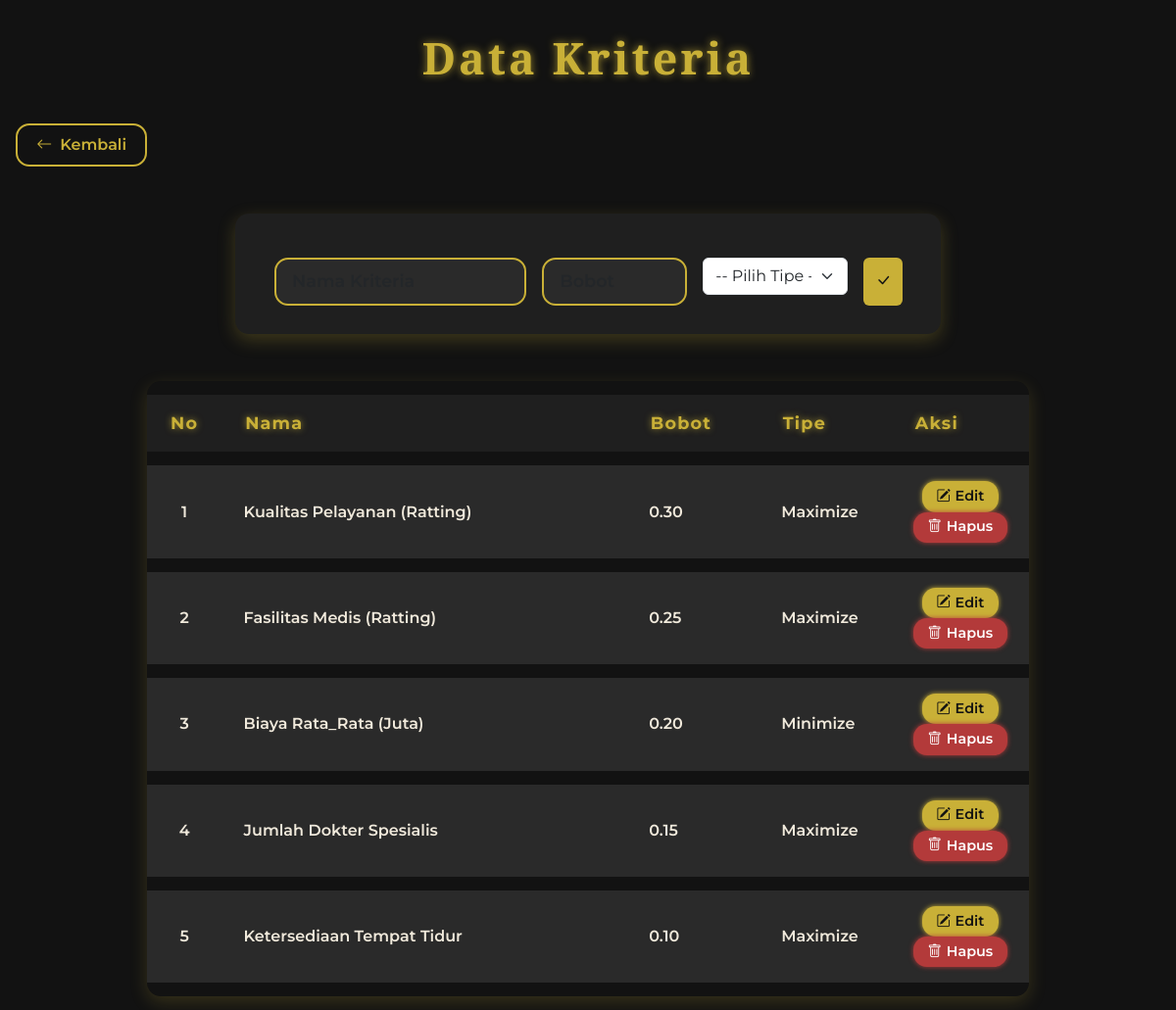
The page /kriteria.php (signed in) on the database its author committed.
### tables this page shows
CREATE TABLE `kriteria` (
  `id` int(11) NOT NULL,
  `nama` varchar(100) NOT NULL,
  `bobot` float NOT NULL,
  `tipe` enum('minimize','maximize') NOT NULL
);

### kriteria.php (the view, shortened to what this page needs)
<?php
include 'koneksi.php';
$edit_mode = false;
$edit_data = [
    'id' => '',
    'nama' => '',
    'bobot' => '',
    'tipe' => ''
];
?>
<!DOCTYPE html>
<html lang="en">
<head>
    <link href="https://cdn.jsdelivr.net/npm/bootstrap@5.3.0/dist/css/bootstrap.min.css" rel="stylesheet" />
    <link href="https://cdn.jsdelivr.net/npm/bootstrap-icons@1.10.5/font/bootstrap-icons.css" rel="stylesheet" />
</head>
<body>
    <h2>Data Kriteria</h2>
    <a href="index.php" class="btn-back"><i class="bi bi-arrow-left"></i> Kembali</a>
    <form method="post" class="row g-3">
        <div class="col-md-5 col-sm-12">
            <input type="text" name="nama" class="form-control" placeholder="Nama Kriteria" required
                value="<?= htmlspecialchars($edit_data['nama']) ?>" aria-label="Nama Kriteria" />
        </div>
        <div class="col-md-3 col-sm-6">
            <input type="number" step="0.01" name="bobot" class="form-control" placeholder="Bobot" required
                value="<?= htmlspecialchars($edit_data['bobot']) ?>" aria-label="Bobot Kriteria" />
        </div>
        <div class="col-md-3 col-sm-6">
            <select name="tipe" class="form-select" required aria-label="Tipe Kriteria">
                <option value="" disabled <?= $edit_data['tipe'] == '' ? 'selected' : '' ?>>-- Pilih Tipe --</option>
            </select>
        </div>
        <div class="col-md-1 col-sm-12 d-grid">
            <button type="submit" name="<?= $edit_mode ? 'edit' : 'tambah' ?>"
                class="btn <?= $edit_mode ? 'btn-warning' : 'btn-primary' ?>"
                aria-label="<?= $edit_mode ? 'Update Kriteria' : 'Tambah Kriteria' ?>">
                <i class="bi bi-check-lg"></i>
            </button>
        </div>
    </form>
    <table>
        <thead>
            <tr>
                <th>No</th>
                <th>Nama</th>
                <th>Bobot</th>
                <th>Tipe</th>
                <th>Aksi</th>
            </tr>
        </thead>
        <tbody>
            <?php
            $res = $conn->query("SELECT * FROM kriteria ORDER BY id");
            $no = 1;
            while ($row = $res->fetch_assoc()):
            ?>
            <tr>
                <td><?= $no++ ?></td>
                <td><?= htmlspecialchars($row['nama']) ?></td>
                <td><?= number_format($row['bobot'], 2) ?></td>
                <td><?= ucfirst($row['tipe']) ?></td>
                <td>
                    <a href="?edit=<?= $row['id'] ?>" class="btn btn-warning" title="Edit">
                        <i class="bi bi-pencil-square"></i> Edit
                    </a>
                    <a href="?hapus=<?= $row['id'] ?>" class="btn btn-danger"
                        onclick="return confirm('Yakin ingin hapus?')" title="Hapus">
                        <i class="bi bi-trash"></i> Hapus
                    </a>
                </td>
            </tr>
            <?php endwhile; ?>
        </tbody>
    </table>
</body>
</html>

### kriteria.php (style rules this page uses)
body { background: #121212; color: #f0e9db; font-family: 'Montserrat', sans-serif; min-height: 100vh; padding: 2rem 1rem; }
h2 { font-family: 'Playfair Display', serif; font-weight: 700; font-size: 2.8rem; color: #c9b037; letter-spacing: 3px; text-align: center; margin-bottom: 2.5rem; text-shadow: 0 0 8px rgba(201, 176, 55, 0.75); }
.btn-back { display: inline-flex; align-items: center; gap: 0.5rem; background-color: transparent; border: 2px solid #c9b037; color: #c9b037; font-weight: 600; padding: 0.5rem 1.2rem; border-radius: 14px; text-decoration: none; transition: all 0.3s ease; margin-bottom: 3rem; user-select: none; }
form.row.g-3 { max-width: 720px; margin: 0 auto 3rem auto; background-color: #1f1f1f; padding: 1.8rem 2rem; border-radius: 14px; box-shadow: 0 6px 18px rgba(201, 176, 55, 0.25); }
form input[type="text"], form input[type="number"], form select { background-color: #2a2a2a; border: 2px solid #c9b037; color: #f0e9db; font-weight: 600; border-radius: 14px; padding: 0.6rem 1rem; font-size: 1.1rem; transition: border-color 0.3s ease, background-color 0.3s ease; }
form button { border-radius: 14px; font-weight: 700; font-size: 1.1rem; padding: 0.55rem 1.5rem; transition: background-color 0.3s ease, box-shadow 0.3s ease; cursor: pointer; }
form button.btn-primary { background-color: #c9b037; border: none; color: #121212; }
table { max-width: 900px; margin: 0 auto; width: 100%; border-collapse: separate; border-spacing: 0 14px; font-size: 1rem; color: #f0e9db; box-shadow: 0 6px 18px rgba(201, 176, 55, 0.2); border-radius: 14px; overflow: hidden; }
thead tr { background-color: #1f1f1f; color: #c9b037; font-weight: 700; font-size: 1.1rem; letter-spacing: 1.2px; text-shadow: 0 0 7px rgba(201, 176, 55, 0.7); }
thead th { padding: 1rem 1.5rem; }
tbody tr { background-color: #2a2a2a; transition: background-color 0.25s ease; border-radius: 14px; }
tbody td { padding: 1rem 1.4rem; vertical-align: middle; font-weight: 600; }
tbody td:nth-child(1), tbody td:nth-child(5) { text-align: center; width: 8%; }
tbody td:nth-child(3), tbody td:nth-child(4) { width: 15%; text-transform: capitalize; }
.btn-warning { background-color: #c9b037; border: none; color: #121212; font-weight: 600; padding: 0.3rem 0.9rem; border-radius: 14px; box-shadow: 0 0 5px #c9b037; transition: background-color 0.3s ease, box-shadow 0.3s ease; font-size: 0.9rem; cursor: pointer; display: inline-flex; align-items: center; gap: 0.3rem; }
.btn-danger { background-color: #b33a3a; border: none; font-weight: 600; padding: 0.3rem 0.9rem; border-radius: 14px; box-shadow: 0 0 5px #b33a3a; transition: background-color 0.3s ease, box-shadow 0.3s ease; font-size: 0.9rem; cursor: pointer; color: #fff; display: inline-flex; align-items: center; gap: 0.3rem; }

### rows shown on the page
kriteria: nama "Kualitas Pelayanan (Ratting)", bobot "0.30", tipe "Maximize"
kriteria: nama "Fasilitas Medis (Ratting)", bobot "0.25", tipe "Maximize"
kriteria: nama "Biaya Rata_Rata (Juta)", bobot "0.20", tipe "Minimize"
kriteria: nama "Jumlah Dokter Spesialis", bobot "0.15", tipe "Maximize"
kriteria: nama "Ketersediaan Tempat Tidur", bobot "0.10", tipe "Maximize"
